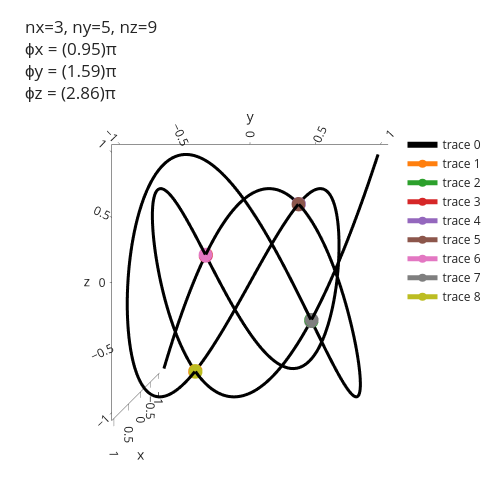
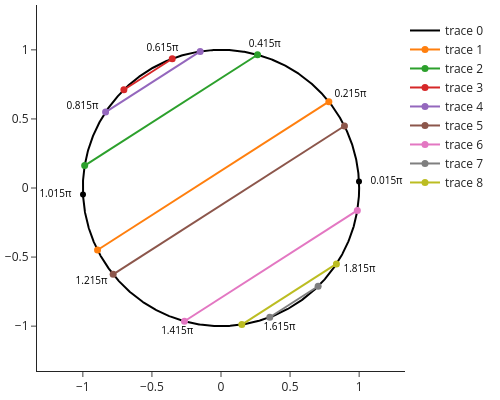

The notebook cell saved with these charts, in order:
### Code cell
Liss(3,5,9, 3,5,9, circle=1)

### Figure 1 — Plotly figure (JSON) as saved in the notebook; plotly's stock layout.template omitted (floating-point values rounded to 4 significant figures; data arrays with more than 128 entries replaced by an {"elided": "..."} marker saying what was removed)
{"data": [{"line": {"color": "black", "width": 6}, "mode": "lines", "type": "scatter3d", "x": {"elided": "920 float values"}, "y": {"elided": "920 float values"}, "z": {"elided": "920 float values"}}, {"line": {"width": 5}, "marker": {"size": 8}, "type": "scatter3d", "x": [0.3071, 0.3109], "y": [-0.4972, -0.5028], "z": [-0.8055, -0.8125]}, {"line": {"width": 5}, "marker": {"size": 8}, "type": "scatter3d", "x": [0.8102, 0.8079], "y": [0.4972, 0.5028], "z": [-0.3034, -0.3146]}, {"line": {"width": 5}, "marker": {"size": 8}, "type": "scatter3d", "x": [-0.8079, -0.8102], "y": [-0.4972, -0.5028], "z": [0.3146, 0.3034]}, {"line": {"width": 5}, "marker": {"size": 8}, "type": "scatter3d", "x": [-0.3109, -0.3071], "y": [0.4972, 0.5028], "z": [0.8125, 0.8055]}, {"line": {"width": 5}, "marker": {"size": 8}, "type": "scatter3d", "x": [-0.3071, -0.3109], "y": [0.4972, 0.5028], "z": [0.8055, 0.8125]}, {"line": {"width": 5}, "marker": {"size": 8}, "type": "scatter3d", "x": [-0.8102, -0.8079], "y": [-0.4972, -0.5028], "z": [0.3034, 0.3146]}, {"line": {"width": 5}, "marker": {"size": 8}, "type": "scatter3d", "x": [0.8079, 0.8102], "y": [0.4972, 0.5028], "z": [-0.3146, -0.3034]}, {"line": {"width": 5}, "marker": {"size": 8}, "type": "scatter3d", "x": [0.3109, 0.3071], "y": [-0.4972, -0.5028], "z": [-0.8125, -0.8055]}], "layout": {"height": 500, "legend": {"x": 0.805, "y": 0.85}, "margin": {"b": 0, "l": 0, "r": 0, "t": 65}, "scene": {"camera": {"eye": {"x": 2.4, "y": 0, "z": 0}, "up": {"x": 0, "y": 0, "z": 1}}}, "title": {"text": "nx=3, ny=5, nz=9<br>ϕx = (0.95)π<br>ϕy = (1.59)π<br>ϕz = (2.86)π"}, "width": 500}}

### Figure 2 — Plotly figure (JSON) as saved in the notebook; plotly's stock layout.template omitted (floating-point values rounded to 4 significant figures; data arrays with more than 128 entries replaced by an {"elided": "..."} marker saying what was removed)
{"data": [{"line": {"color": "black", "width": 2}, "type": "scatter", "x": {"elided": "920 float values"}, "y": {"elided": "920 float values"}}, {"line": {"width": 2}, "marker": {"size": 7}, "type": "scatter", "x": [0.7808, -0.8936], "y": [0.6248, -0.4488]}, {"line": {"width": 2}, "marker": {"size": 7}, "type": "scatter", "x": [0.2644, -0.9868], "y": [0.9644, 0.1622]}, {"line": {"width": 2}, "marker": {"size": 7}, "type": "scatter", "x": [-0.3529, -0.703], "y": [0.9356, 0.7112]}, {"line": {"width": 2}, "marker": {"size": 7}, "type": "scatter", "x": [-0.8355, -0.1507], "y": [0.5495, 0.9886]}, {"line": {"width": 2}, "marker": {"size": 7}, "type": "scatter", "x": [-0.7808, 0.8936], "y": [-0.6248, 0.4488]}, {"line": {"width": 2}, "marker": {"size": 7}, "type": "scatter", "x": [-0.2644, 0.9868], "y": [-0.9644, -0.1622]}, {"line": {"width": 2}, "marker": {"size": 7}, "type": "scatter", "x": [0.3529, 0.703], "y": [-0.9356, -0.7112]}, {"line": {"width": 2}, "marker": {"size": 7}, "type": "scatter", "x": [0.8355, 0.1507], "y": [-0.5495, -0.9886]}, {"mode": "text", "showlegend": false, "text": ["0.015π", "0.215π", "0.415π", "0.615π", "0.815π", "1.015π", "1.215π", "1.415π", "1.615π", "1.815π"], "textfont": {"color": "black", "size": 10}, "textposition": "middle center", "type": "scatter", "x": [1.199, 0.937, 0.3173, -0.4235, -1.003, -1.199, -0.937, -0.3173, 0.4235, 1.003], "y": [0.05025, 0.6748, 1.042, 1.011, 0.5935, -0.05025, -0.6748, -1.042, -1.011, -0.5935]}, {"marker": {"color": "black", "size": 6}, "mode": "markers", "showlegend": false, "type": "scatter", "x": [0.9989, -0.9989], "y": [0.04653, -0.04653]}], "layout": {"height": 400, "legend": {"x": 1, "y": 0.97}, "margin": {"b": 5, "l": 5, "r": 95, "t": 5}, "width": 500, "yaxis": {"scaleanchor": "x", "scaleratio": 1}}}
